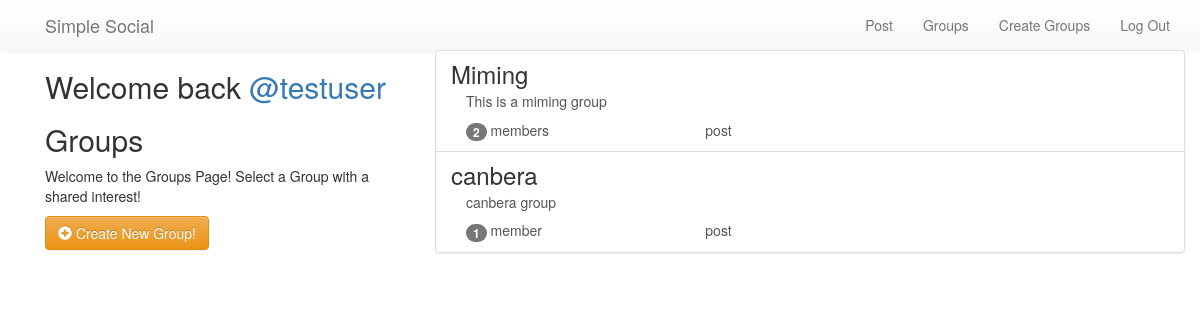
Screenshot of /groups/ (signed in) with the database file from the repository.
### groups/models.py (models this page shows, shortened)
class Group(models.Model):
	name = models.CharField(max_length=255, unique=True)
	slug = models.SlugField(allow_unicode=True, unique=True)
	description = models.TextField(blank=True, default='')
	description_html = models.TextField(editable=False, default='', blank=True)
	members = models.ManyToManyField(User, through='GroupMember')

### groups/views.py (the view)
class ListGroups(generic.ListView):
	model = Group

### groups/templates/groups/group_list.html (shortened to what this page needs)
{% extends "groups/group_base.html" %}
{% block pregroup %}
<div class="col-md-4">
	<div class="content">
		{% if user.is_authenticated %}
		<h2>
			Welcome back
			<a href="{% url 'posts:for_user' username=user.username %}">@{{user.username }}</a>
		</h2>
    {% endif %}
			<h2>Groups</h2>
			<p>Welcome to the Groups Page! Select a Group with a shared interest!</p>
	</div>
	{% if user.is_authenticated %}
	<a href="{% url 'groups:create' %}" class="btn btn-md btn-fill btn-warning"><span class="glyphicon glyphicon-plus-sign"></span> Create New Group!</a>
	{% endif %}
</div>
{% endblock %}
{% block group_content %}
<div class="col-md-8">
	<div class="list-group">
		{% for group in object_list %}
		  <a class="list-group-item" href="{% url 'groups:single' slug=group.slug %}">
			     <h3 class="title list-group-item-heading">{{ group.name }}</h3>
			<div class="list-group-item-text container-fluid">
				{{ group.description_html|safe }}
				<div class="row">
					<div class="col-md-4">
						<span class="badge">{{ group.members.count }}</span> member{{ group.members.count|pluralize }}
					</div>
					<div class="col-md-4">
						 post{{ group.posts.count|pluralize }}
					</div>
				</div>
			</div>
		</a>
		{% endfor %}
	</div>
</div>
{% endblock %}

### rows the page displays
Group: name "Miming", description_html "This is a miming group", members.count "2"
Group: name "canbera", description_html "canbera group", members.count "1"

### other values shown
{{ user.username }} "testuser"
